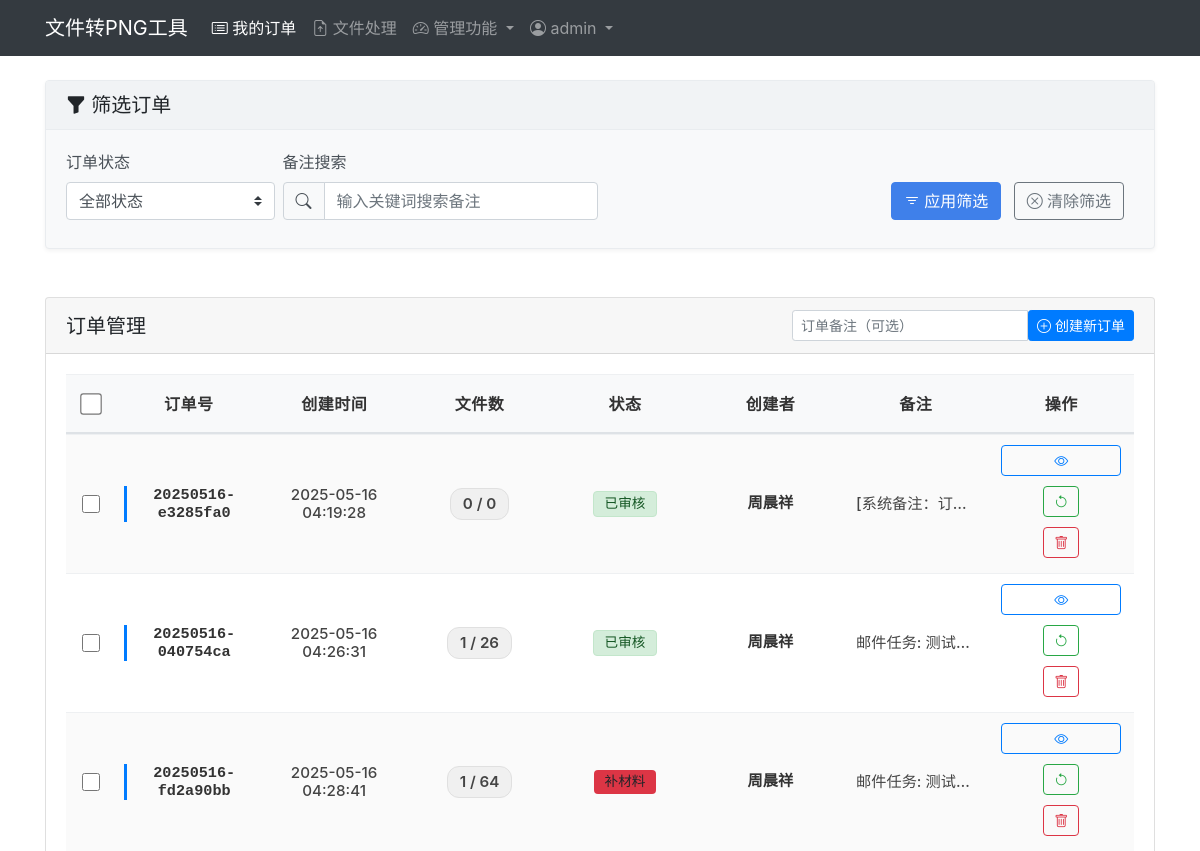
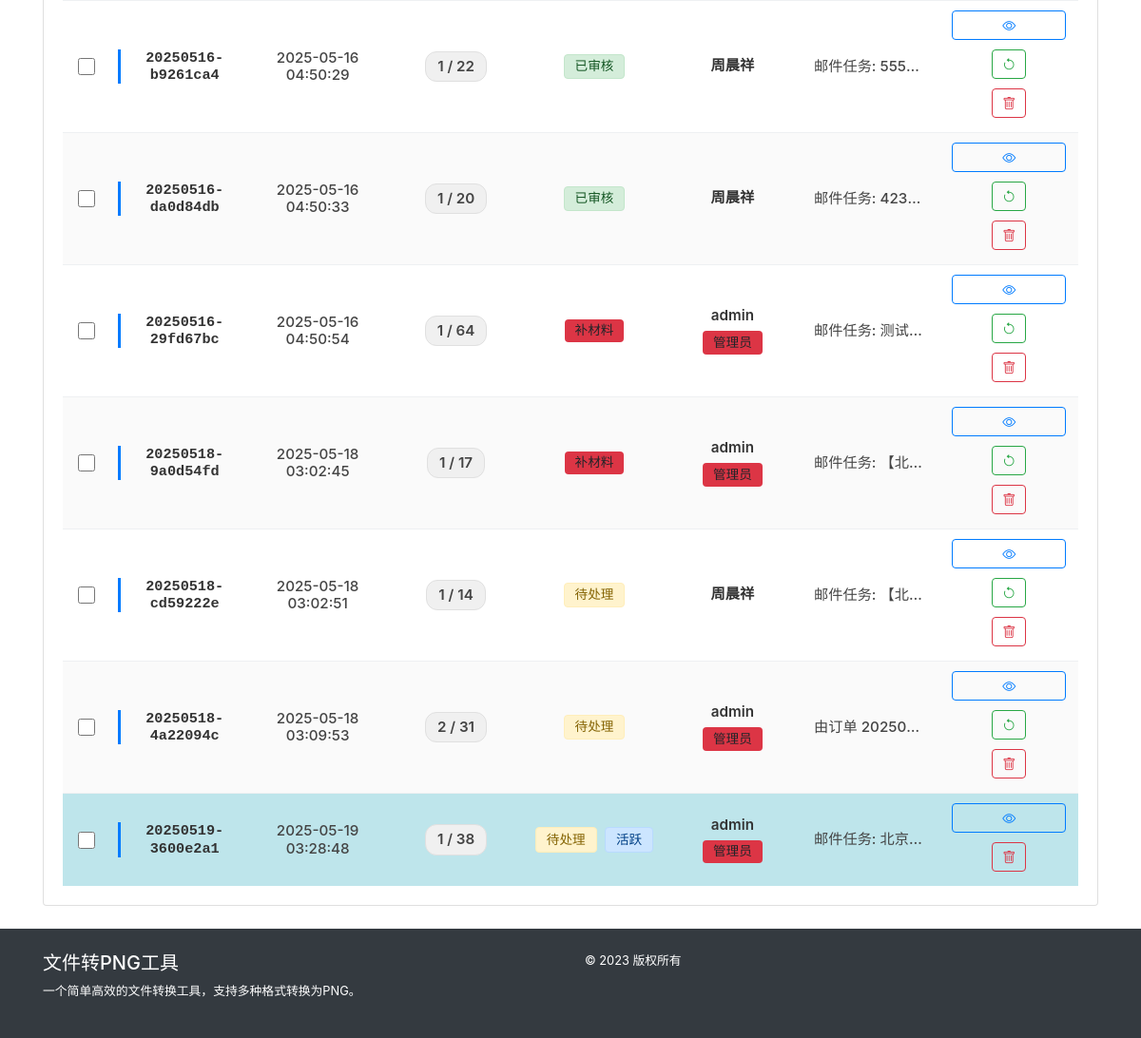
/orders/ (signed in), run on an earlier commit of the app's database (2 pictures, top to bottom).
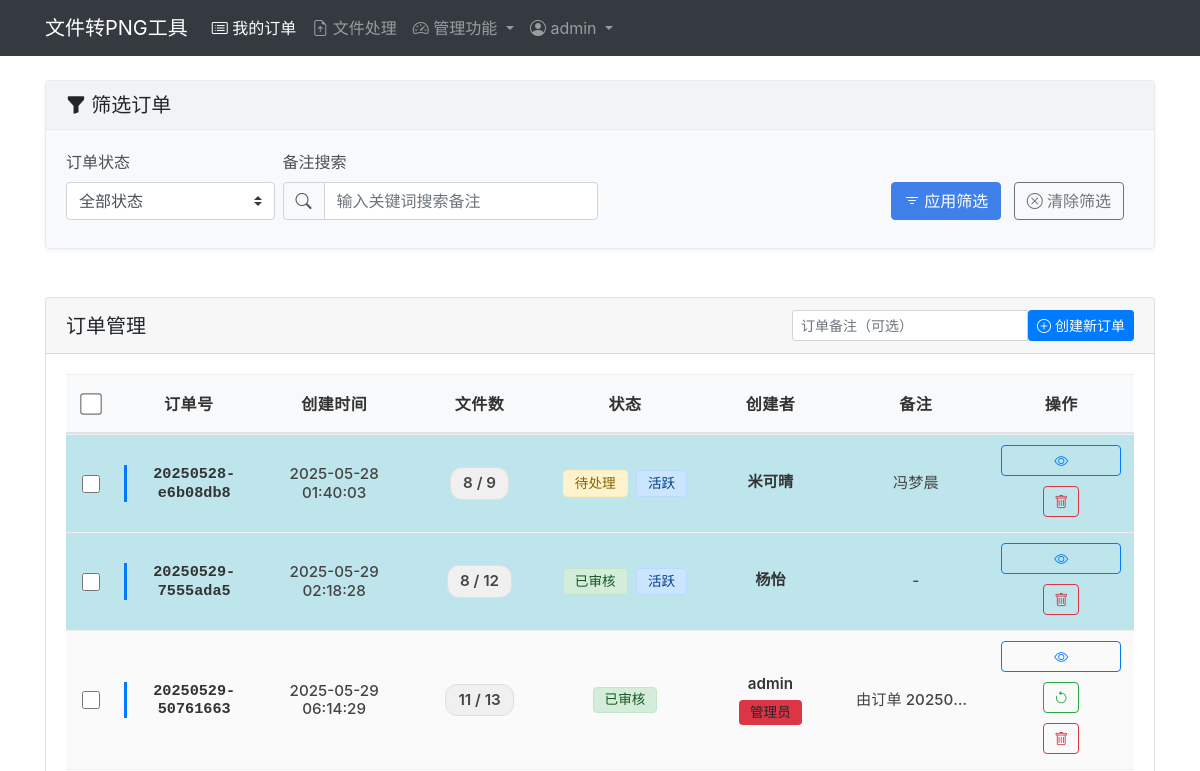
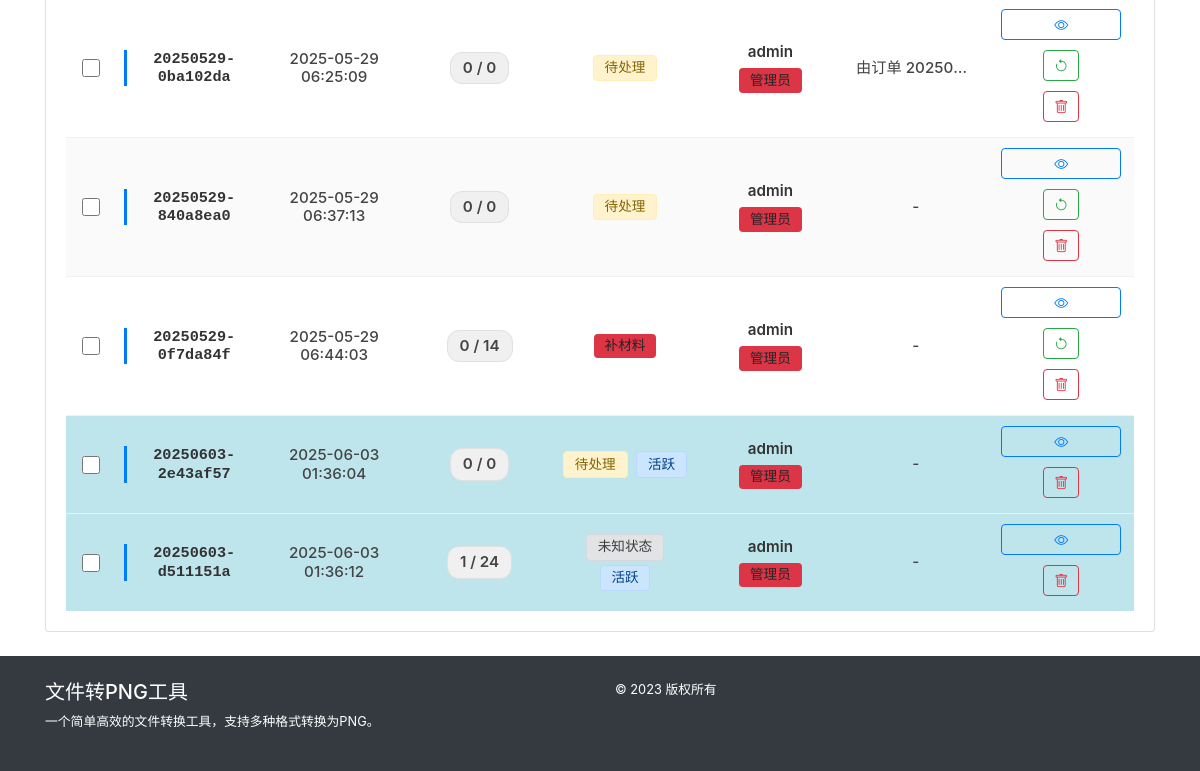
And on a later commit of the database (2 pictures, top to bottom).
### 2025-05-14-16.25/src/models/models.py (models this page shows, shortened)
class Order(db.Model):
    __tablename__ = 'orders'  # 显式指定表名，避免使用SQL保留字'order'
    id = db.Column(db.Integer, primary_key=True)
    order_number = db.Column(db.String(32), unique=True, nullable=False)
    created_at = db.Column(db.DateTime, default=datetime.datetime.utcnow)
    updated_at = db.Column(db.DateTime, default=datetime.datetime.utcnow, onupdate=datetime.datetime.utcnow)
    is_active = db.Column(db.Boolean, default=True)  # 保留此字段以兼容现有代码
    STATUS_PENDING = 'pending'      # 待处理
    STATUS_MATERIAL = 'material'    # 补材料
    STATUS_REVIEWED = 'reviewed'    # 已审核
    STATUS_ACTIVE = 'active'        # 活跃
    STATUS_ARCHIVED = 'archived'    # 归档
    status = db.Column(db.String(20), default=STATUS_PENDING)  # 默认为待处理状态
    note = db.Column(db.Text, nullable=True)
    is_merged = db.Column(db.Boolean, default=False)  # 是否为合并订单
    merged_from = db.Column(db.Text, nullable=True)   # 存储源订单号，以逗号分隔
    user_id = db.Column(db.Integer, db.ForeignKey('admin_user.id'), nullable=True)
    user = db.relationship('AdminUser', backref='orders')
    email_id = db.Column(db.Integer, db.ForeignKey('emails.id'), nullable=True)
    files = db.relationship('UploadedFile', backref='order', lazy=True, cascade="all, delete-orphan")
    conversions = db.relationship('ConvertedFile', backref='order', lazy=True, cascade="all, delete-orphan")
    @property
    def status_display(self):
        status_map = {
            self.STATUS_PENDING: '待处理',
            self.STATUS_MATERIAL: '补材料',
            self.STATUS_REVIEWED: '已审核',
            self.STATUS_ACTIVE: '活跃',
            self.STATUS_ARCHIVED: '归档'
        }
        return status_map.get(self.status, '未知状态')

class AdminUser(db.Model):
    __tablename__ = 'admin_user'  # 显式指定表名
    id = db.Column(db.Integer, primary_key=True)
    username = db.Column(db.String(50), unique=True, nullable=False)
    password_hash = db.Column(db.String(128), nullable=False)
    is_admin = db.Column(db.Boolean, default=False)  # 默认为普通用户
    email = db.Column(db.String(100), nullable=True)
    full_name = db.Column(db.String(100), nullable=True)
    created_at = db.Column(db.DateTime, default=datetime.datetime.utcnow)
    last_login = db.Column(db.DateTime, nullable=True)
    is_active = db.Column(db.Boolean, default=True)  # 账户是否激活

### 2025-05-14-16.25/src/api/order_routes.py (the view)
@orders_bp.route('/')
@login_required
def index():
    return order_list()

### 2025-05-14-16.25/src/api/order_routes.py (called while the page is built)
def login_required(f):
    @wraps(f)
    def decorated_function(*args, **kwargs):
        if not AdminService.is_authenticated():
            flash('请先登录', 'error')
            return redirect(url_for('admin.login', next=request.url))
        return f(*args, **kwargs)
    return decorated_function

@orders_bp.route('/list')
@login_required
def order_list():
    orders = OrderService.get_all_orders()
    return render_template('orders/index.html', orders=orders)

### 2025-05-14-16.25/src/app.py (called while the page is built)
def register_template_globals(app):
    @app.context_processor
    def inject_globals():
        from src.services.admin_service import AdminService
        from src.services.order_service import OrderService
        def get_current_user():
            return AdminService.get_current_user()
        def get_active_order(user_id=None):
            if user_id is None and session.get('admin_id'):
                user_id = session.get('admin_id')
            if user_id:
                return OrderService.get_active_order(user_id)
            return None
        return {
            'get_current_user': get_current_user,
            'get_active_order': get_active_order
        }

### 2025-05-14-16.25/templates/orders/index.html (shortened to what the changed rows need)
{% extends "base.html" %}
{% block content %}
<div class="row">
    <div class="col-md-12">
        <div class="card">
            <div class="card-body">
                {% if orders %}
                <div class="table-responsive">
                    <table class="table table-hover table-striped table-align-middle">
                        <thead>
                            <tr>
                                <th class="text-center">
                                    <div class="form-check">
                                        <input class="form-check-input" type="checkbox" id="select-all-orders">
                                    </div>
                                </th>
                                <th class="text-center">订单号</th>
                                <th class="text-center">创建时间</th>
                                <th class="text-center">文件数</th>
                                <th class="text-center">状态</th>
                                <th class="text-center">创建者</th>
                                <th class="text-center">备注</th>
                                <th class="text-center">操作</th>
                            </tr>
                        </thead>
                        <tbody>
                            {% for order in orders %}
                            <tr class="{{ 'table-info' if order.is_active else '' }}">
                                <td class="align-middle text-center">
                                    <div class="form-check">
                                        <input class="form-check-input order-checkbox" type="checkbox" value="{{ order.order_number }}" data-order-id="{{ order.id }}">
                                    </div>
                                </td>
                                <td class="align-middle text-center">
                                    <span class="order-number">{{ order.order_number }}</span>
                                </td>
                                <td class="align-middle text-center">
                                    <span class="timestamp order-created-at">{{ order.created_at.strftime('%Y-%m-%d %H:%M:%S') }}</span>
                                </td>
                                <td class="align-middle text-center">
                                    <span class="file-count">{{ order.files|length }} / {{ order.conversions|length }}</span>
                                </td>
                                <td class="align-middle text-center">
                                    {% if order.status == order.STATUS_PENDING %}
                                    <span class="badge bg-warning">{{ order.status_display }}</span>
                                    {% elif order.status == order.STATUS_MATERIAL %}
                                    <span class="badge bg-danger">{{ order.status_display }}</span>
                                    {% elif order.status == order.STATUS_REVIEWED %}
                                    <span class="badge bg-success">{{ order.status_display }}</span>
                                    {% else %}
                                    <span class="badge bg-secondary">{{ order.status_display }}</span>
                                    {% endif %}
                                    {% if order.is_active %}
                                    <span class="badge bg-primary ms-1">活跃</span>
                                    {% endif %}
                                </td>
                                <td class="align-middle text-center">
                                    {% if order.user %}
                                    <span class="username">{{ order.user.username }}</span>
                                    {% if order.user.is_admin %}
                                    <span class="badge bg-danger">管理员</span>
                                    {% endif %}
                                    {% else %}
                                    <span class="text-muted">-</span>
                                    {% endif %}
                                </td>
                                <td class="align-middle text-center">
                                    <div class="note-container">
                                        <span class="note-text" title="{{ order.note }}">{{ order.note or '-' }}</span>
                                    </div>
                                </td>
                                <td class="align-middle text-center">
                                    <div class="action-buttons">
                                        <a href="{{ url_for('orders.order_detail', order_id=order.id) }}" class="btn btn-outline-primary">
                                            <i class="bi bi-eye"></i> <span>查看</span>
                                        </a>
                                        {% if not order.is_active %}
                                        <form action="{{ url_for('orders.activate_order', order_id=order.id) }}" method="post" class="d-inline">
                                            <button type="submit" class="btn btn-outline-success" onclick="return confirm('确定要回滚到此订单吗？这将恢复该订单的所有文件并替换当前工作环境！');">
                                                <i class="bi bi-arrow-counterclockwise"></i> <span>回滚</span>
                                            </button>
                                        </form>
                                        {% endif %}
                                        {% if session.get('admin_id') %}
                                        <form action="{{ url_for('orders.batch_delete_orders') }}" method="post" class="d-inline">
                                            <button type="submit" class="btn btn-outline-danger" onclick="return confirm('确定要删除此订单吗？此操作不可恢复！');">
                                                <i class="bi bi-trash"></i> <span>删除</span>
                                            </button>
                                        </form>
                                        {% endif %}
                                    </div>
                                </td>
                            </tr>
                            {% endfor %}
                        </tbody>
                    </table>
                </div>
                {% else %}
                <div class="alert alert-info">
                    <p class="mb-0">暂无订单记录。点击上方按钮创建新订单。</p>
                </div>
                {% endif %}
            </div>
        </div>
    </div>
</div>
{% endblock %}

What changed in the data, as far as the page shows it:
removed Order: order_number "20250516-e3285fa0", created_at "2025-05-16 04:19:28", files|length "0", conversions|length "0", status_display "已审核", user.username "周晨祥", note "[系统备注：订…"
removed Order: order_number "20250516-040754ca", created_at "2025-05-16 04:26:31", files|length "1", conversions|length "26", status_display "已审核", user.username "周晨祥", note "邮件任务: 测试…"
removed Order: order_number "20250516-fd2a90bb", created_at "2025-05-16 04:28:41", files|length "1", conversions|length "64", status_display "补材料", user.username "周晨祥", note "邮件任务: 测试…"
removed Order: order_number "20250516-b9261ca4", created_at "2025-05-16 04:50:29", files|length "1", conversions|length "22", status_display "已审核", user.username "周晨祥", note "邮件任务: 555…"
removed Order: order_number "20250516-da0d84db", created_at "2025-05-16 04:50:33", files|length "1", conversions|length "20", status_display "已审核", user.username "周晨祥", note "邮件任务: 423…"
removed Order: order_number "20250516-29fd67bc", created_at "2025-05-16 04:50:54", files|length "1", conversions|length "64", status_display "补材料", user.username "admin", shows "管理员", note "邮件任务: 测试…"
removed Order: order_number "20250518-9a0d54fd", created_at "2025-05-18 03:02:45", files|length "1", conversions|length "17", status_display "补材料", user.username "admin", shows "管理员", note "邮件任务: 【北…"
removed Order: order_number "20250518-cd59222e", created_at "2025-05-18 03:02:51", files|length "1", conversions|length "14", status_display "待处理", user.username "周晨祥", note "邮件任务: 【北…"
removed Order: order_number "20250518-4a22094c", created_at "2025-05-18 03:09:53", files|length "2", conversions|length "31", status_display "待处理", user.username "admin", shows "管理员", note "由订单 20250…"
removed Order: order_number "20250519-3600e2a1", created_at "2025-05-19 03:28:48", files|length "1", conversions|length "38", status_display "待处理", is_active "活跃", user.username "admin", shows "管理员", note "邮件任务: 北京…"
added Order: order_number "20250528-e6b08db8", created_at "2025-05-28 01:40:03", files|length "8", conversions|length "9", status_display "待处理", is_active "活跃", user.username "米可晴", note "冯梦晨"
added Order: order_number "20250529-7555ada5", created_at "2025-05-29 02:18:28", files|length "8", conversions|length "12", status_display "已审核", is_active "活跃", user.username "杨怡", note "-"
added Order: order_number "20250529-50761663", created_at "2025-05-29 06:14:29", files|length "11", conversions|length "13", status_display "已审核", user.username "admin", shows "管理员", note "由订单 20250…"
added Order: order_number "20250529-0ba102da", created_at "2025-05-29 06:25:09", files|length "0", conversions|length "0", status_display "待处理", user.username "admin", shows "管理员", note "由订单 20250…"
added Order: order_number "20250529-840a8ea0", created_at "2025-05-29 06:37:13", files|length "0", conversions|length "0", status_display "待处理", user.username "admin", shows "管理员", note "-"
added Order: order_number "20250529-0f7da84f", created_at "2025-05-29 06:44:03", files|length "0", conversions|length "14", status_display "补材料", user.username "admin", shows "管理员", note "-"
added Order: order_number "20250603-2e43af57", created_at "2025-06-03 01:36:04", files|length "0", conversions|length "0", status_display "待处理", is_active "活跃", user.username "admin", shows "管理员", note "-"
added Order: order_number "20250603-d511151a", created_at "2025-06-03 01:36:12", files|length "1", conversions|length "24", status_display "未知状态", is_active "活跃", user.username "admin", shows "管理员", note "-"
